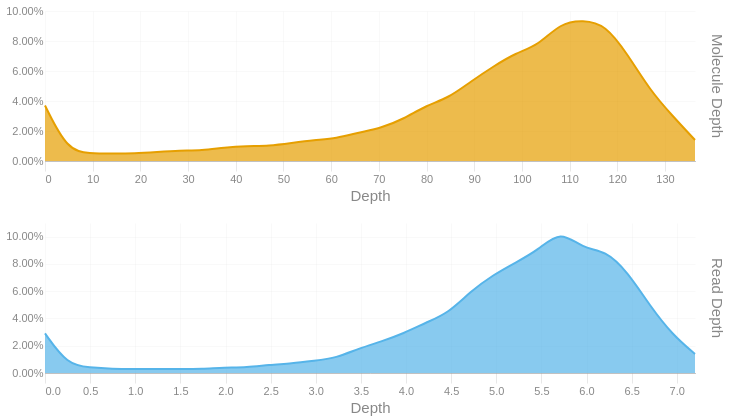

This figure's notebook cell:
### Code cell
readdep = depth_hist(tb['Read Depth'], q99, 3)
readdep = readdep.with_columns(pl.lit('Read Depth').alias('Metric'))
if not SKIPLR:
    moldep = depth_hist(tb['Molecule Depth'], mol_q99, 1)
    moldep = moldep.with_columns(pl.lit('Molecule Depth').alias('Metric'))
    _hist = pl.concat([readdep, moldep])
    _hist = _hist.filter(pl.col('Proportion') != 0)
    with SafeRender(_hist):
        (
            alt.Chart(_hist)        
            .mark_area(interpolate = "basis")
            .encode(
                x=alt.X('Bin:Q').scale(domainMin=0).axis(alt.Axis(title='Depth')),
                y = alt.Y('Proportion:Q', title = None).axis(format = '.2%'),
                color = alt.Color('Metric:N').legend(None),
                row = alt.Row("Metric:N").header(title = None, labelOrient = 'right'),
                tooltip = [
                    alt.Tooltip("Metric:N", title = "Metric"),
                    alt.Tooltip('Interval:N', title = "Depth Interval"),
                    alt.Tooltip('Proportion:Q', title = "% Alignments").format('.2%')
                ]
            )
            .resolve_scale(x='independent', y='independent')
            .properties(
                height = 150, width = 650,
                usermeta={'embedOptions': {'downloadFileName': f'{samplename}.depth.hist'}}
            )
        ).display()
else:
    readdep = readdep.filter(pl.col('Proportion') != 0)
    with SafeRender(readdep):
        (
            alt.Chart(readdep)        
            .mark_area(interpolate = "basis")
            .encode(
                x=alt.X('Bin:Q').scale(domainMin=0).axis(alt.Axis(title='Depth')),
                y = alt.Y('Proportion:Q', title = None).axis(format = '.2%'),
                tooltip = [
                    alt.Tooltip('Interval:N', title = "Depth Interval"),
                    alt.Tooltip('Proportion:Q', title = "% Alignments").format('.2%')
                ]
            )
            .properties(
                usermeta={'embedOptions': {'downloadFileName': f'{samplename}.depth.hist'}}
            )
        ).display()

### Figure 1 — Vega-Lite specification as saved in the notebook (floating-point values rounded to 4 significant figures)
{"width": 650, "height": 150, "config": {"title": {"anchor": "start", "dy": -15, "fontSize": 18, "color": "#888888", "subtitleColor": "#888888", "subtitleFontSize": 14}, "arc": {"fill": "#0072B2"}, "axis": {"domainColor": "#888888", "domainWidth": 0.5, "gridWidth": 0.2, "grid": false, "titleFontWeight": 400, "titleFontSize": 15, "labelFontSize": 11, "labelColor": "#888888", "tickColor": "#888888", "tickWidth": 0.2, "titleColor": "#888888"}, "axisBand": {"grid": false}, "axisX": {"grid": true, "tickSize": 10, "domainCap": "round"}, "axisY": {"domain": false, "grid": true, "tickSize": 0, "domainCap": "round"}, "background": "transparent", "header": {"labelFontSize": 15, "labelColor": "#888888", "titleFontSize": 15, "titleFontWeight": 600, "titleColor": "#888888"}, "legend": {"labelFont": "sans-serif", "labelFontSize": 12, "labelColor": "#888888", "symbolSize": 100, "symbolType": "circle", "titleFontSize": 12, "titlePadding": 10, "titleColor": "#888888", "title": null}, "range": {"category": ["#E69F00", "#56B4E9", "#009E73", "#F0E442", "#0072B2", "#D55E00", "#CC79A7", "#000000"], "diverging": ["#cfe8f3", "#a2d4ec", "#73bfe2", "#46abdb", "#1696d2", "#12719e"]}, "area": {"fill": "#0072B2", "fillOpacity": 0.7, "line": true, "strokeOpacity": 0.7}, "line": {"color": "#0072B2", "stroke": "#0072B2", "strokeWidth": 2}, "trail": {"color": "#0072B2", "stroke": "#0072B2", "strokeWidth": 0, "size": 1}, "point": {"filled": true, "fillOpacity": 1.0, "size": 95}, "text": {"color": "#888888", "fontSize": 11, "align": "right", "fontWeight": 400, "size": 11}, "bar": {"fill": "#0072B2", "stroke": null}, "view": {"stroke": null, "continuousWidth": 660, "continuousHeight": 400}}, "data": {"name": "data-f86bab1878ebb7298ba70005613fbc69"}, "mark": {"type": "area", "interpolate": "basis"}, "encoding": {"color": {"field": "Metric", "legend": null, "type": "nominal"}, "row": {"field": "Metric", "header": {"title": null, "labelOrient": "right"}, "type": "nominal"}, "tooltip": [{"field": "Metric", "title": "Metric", "type": "nominal"}, {"field": "Interval", "title": "Depth Interval", "type": "nominal"}, {"field": "Proportion", "format": ".2%", "title": "% Alignments", "type": "quantitative"}], "x": {"axis": {"title": "Depth"}, "field": "Bin", "scale": {"domainMin": 0}, "type": "quantitative"}, "y": {"axis": {"format": ".2%"}, "field": "Proportion", "title": null, "type": "quantitative"}}, "resolve": {"scale": {"x": "independent", "y": "independent"}}, "usermeta": {"embedOptions": {"downloadFileName": "S3_Cooper_1781.depth.hist"}}, "$schema": "https://vega.github.io/schema/vega-lite/v6.1.0.json", "datasets": {"data-f86bab1878ebb7298ba70005613fbc69": [{"Bin": 0.0, "Interval": "0.0-0.248", "Proportion": 0.029, "Metric": "Read Depth"}, {"Bin": 0.248, "Interval": "0.248-0.497", "Proportion": 0.006, "Metric": "Read Depth"}, {"Bin": 0.497, "Interval": "0.497-0.745", "Proportion": 0.004, "Metric": "Read Depth"}, {"Bin": 0.745, "Interval": "0.745-0.993", "Proportion": 0.003, "Metric": "Read Depth"}, {"Bin": 0.993, "Interval": "0.993-1.242", "Proportion": 0.003, "Metric": "Read Depth"}, {"Bin": 1.242, "Interval": "1.242-1.49", "Proportion": 0.003, "Metric": "Read Depth"}, {"Bin": 1.49, "Interval": "1.49-1.738", "Proportion": 0.003, "Metric": "Read Depth"}, {"Bin": 1.738, "Interval": "1.738-1.987", "Proportion": 0.003, "Metric": "Read Depth"}, {"Bin": 1.987, "Interval": "1.987-2.235", "Proportion": 0.004, "Metric": "Read Depth"}, {"Bin": 2.235, "Interval": "2.235-2.483", "Proportion": 0.004, "Metric": "Read Depth"}, {"Bin": 2.483, "Interval": "2.483-2.732", "Proportion": 0.006, "Metric": "Read Depth"}, {"Bin": 2.732, "Interval": "2.732-2.98", "Proportion": 0.007, "Metric": "Read Depth"}, {"Bin": 2.98, "Interval": "2.98-3.228", "Proportion": 0.009, "Metric": "Read Depth"}, {"Bin": 3.228, "Interval": "3.228-3.477", "Proportion": 0.011, "Metric": "Read Depth"}, {"Bin": 3.477, "Interval": "3.477-3.725", "Proportion": 0.018, "Metric": "Read Depth"}, {"Bin": 3.725, "Interval": "3.725-3.973", "Proportion": 0.023, "Metric": "Read Depth"}, {"Bin": 3.973, "Interval": "3.973-4.222", "Proportion": 0.029, "Metric": "Read Depth"}, {"Bin": 4.222, "Interval": "4.222-4.47", "Proportion": 0.037, "Metric": "Read Depth"}, {"Bin": 4.47, "Interval": "4.47-4.718", "Proportion": 0.044, "Metric": "Read Depth"}, {"Bin": 4.718, "Interval": "4.718-4.967", "Proportion": 0.06, "Metric": "Read Depth"}, {"Bin": 4.967, "Interval": "4.967-5.215", "Proportion": 0.072, "Metric": "Read Depth"}, {"Bin": 5.215, "Interval": "5.215-5.463", "Proportion": 0.081, "Metric": "Read Depth"}, {"Bin": 5.463, "Interval": "5.463-5.712", "Proportion": 0.09, "Metric": "Read Depth"}, {"Bin": 5.712, "Interval": "5.712-5.96", "Proportion": 0.105, "Metric": "Read Depth"}, {"Bin": 5.96, "Interval": "5.96-6.208", "Proportion": 0.091, "Metric": "Read Depth"}, {"Bin": 6.208, "Interval": "6.208-6.457", "Proportion": 0.09, "Metric": "Read Depth"}, {"Bin": 6.457, "Interval": "6.457-6.705", "Proportion": 0.074, "Metric": "Read Depth"}, {"Bin": 6.705, "Interval": "6.705-6.953", "Proportion": 0.049, "Metric": "Read Depth"}, {"Bin": 6.953, "Interval": "6.953-7.202", "Proportion": 0.028, "Metric": "Read Depth"}, {"Bin": 7.202, "Interval": "7.202-7.45", "Proportion": 0.014, "Metric": "Read Depth"}, {"Bin": 0.0, "Interval": "0.0-4.7", "Proportion": 0.037, "Metric": "Molecule Depth"}, {"Bin": 4.7, "Interval": "4.7-9.4", "Proportion": 0.007, "Metric": "Molecule Depth"}, {"Bin": 9.4, "Interval": "9.4-14.1", "Proportion": 0.005, "Metric": "Molecule Depth"}, {"Bin": 14.1, "Interval": "14.1-18.8", "Proportion": 0.005, "Metric": "Molecule Depth"}, {"Bin": 18.8, "Interval": "18.8-23.5", "Proportion": 0.005, "Metric": "Molecule Depth"}, {"Bin": 23.5, "Interval": "23.5-28.2", "Proportion": 0.006, "Metric": "Molecule Depth"}, {"Bin": 28.2, "Interval": "28.2-32.9", "Proportion": 0.007, "Metric": "Molecule Depth"}, {"Bin": 32.9, "Interval": "32.9-37.6", "Proportion": 0.007, "Metric": "Molecule Depth"}, {"Bin": 37.6, "Interval": "37.6-42.3", "Proportion": 0.009, "Metric": "Molecule Depth"}, {"Bin": 42.3, "Interval": "42.3-47.0", "Proportion": 0.01, "Metric": "Molecule Depth"}, {"Bin": 47.0, "Interval": "47.0-51.7", "Proportion": 0.01, "Metric": "Molecule Depth"}, {"Bin": 51.7, "Interval": "51.7-56.4", "Proportion": 0.012, "Metric": "Molecule Depth"}, {"Bin": 56.4, "Interval": "56.4-61.1", "Proportion": 0.014, "Metric": "Molecule Depth"}, {"Bin": 61.1, "Interval": "61.1-65.8", "Proportion": 0.015, "Metric": "Molecule Depth"}, {"Bin": 65.8, "Interval": "65.8-70.5", "Proportion": 0.019, "Metric": "Molecule Depth"}, {"Bin": 70.5, "Interval": "70.5-75.2", "Proportion": 0.022, "Metric": "Molecule Depth"}, {"Bin": 75.2, "Interval": "75.2-79.9", "Proportion": 0.028, "Metric": "Molecule Depth"}, {"Bin": 79.9, "Interval": "79.9-84.6", "Proportion": 0.037, "Metric": "Molecule Depth"}, {"Bin": 84.6, "Interval": "84.6-89.3", "Proportion": 0.042, "Metric": "Molecule Depth"}, {"Bin": 89.3, "Interval": "89.3-94.0", "Proportion": 0.053, "Metric": "Molecule Depth"}, {"Bin": 94.0, "Interval": "94.0-98.7", "Proportion": 0.063, "Metric": "Molecule Depth"}, {"Bin": 98.7, "Interval": "98.7-103.4", "Proportion": 0.072, "Metric": "Molecule Depth"}, {"Bin": 103.4, "Interval": "103.4-108.1", "Proportion": 0.077, "Metric": "Molecule Depth"}, {"Bin": 108.1, "Interval": "108.1-112.8", "Proportion": 0.092, "Metric": "Molecule Depth"}, {"Bin": 112.8, "Interval": "112.8-117.5", "Proportion": 0.094, "Metric": "Molecule Depth"}, {"Bin": 117.5, "Interval": "117.5-122.2", "Proportion": 0.091, "Metric": "Molecule Depth"}, {"Bin": 122.2, "Interval": "122.2-126.9", "Proportion": 0.071, "Metric": "Molecule Depth"}, {"Bin": 126.9, "Interval": "126.9-131.6", "Proportion": 0.047, "Metric": "Molecule Depth"}, {"Bin": 131.6, "Interval": "131.6-136.3", "Proportion": 0.03, "Metric": "Molecule Depth"}, {"Bin": 136.3, "Interval": "136.3-140.98", "Proportion": 0.014, "Metric": "Molecule Depth"}]}}
